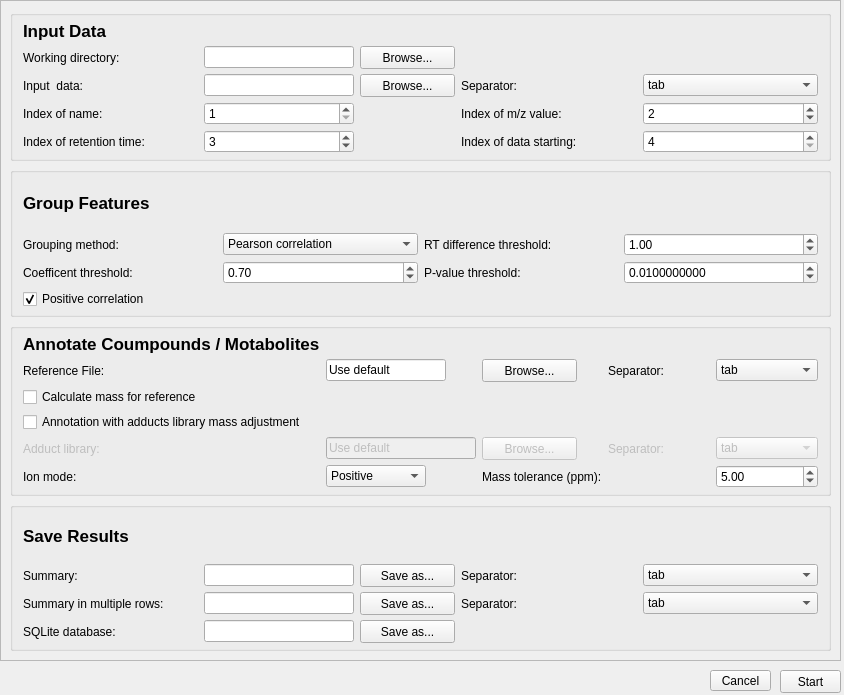
<?xml version="1.0" encoding="UTF-8"?>
<ui version="4.0">
 <class>MainWindow</class>
 <widget class="QMainWindow" name="MainWindow">
  <property name="enabled">
   <bool>true</bool>
  </property>
  <property name="geometry">
   <rect>
    <x>0</x>
    <y>0</y>
    <width>844</width>
    <height>695</height>
   </rect>
  </property>
  <property name="windowTitle">
   <string>LAMP - Liverpool Annotation of metabolites using Mass sPectrometry</string>
  </property>
  <property name="animated">
   <bool>false</bool>
  </property>
  <widget class="QWidget" name="centralwidget">
   <widget class="QScrollArea" name="scrollArea">
    <property name="geometry">
     <rect>
      <x>0</x>
      <y>0</y>
      <width>841</width>
      <height>661</height>
     </rect>
    </property>
    <property name="widgetResizable">
     <bool>true</bool>
    </property>
    <widget class="QWidget" name="scrollAreaWidgetContents">
     <property name="geometry">
      <rect>
       <x>0</x>
       <y>0</y>
       <width>842</width>
       <height>644</height>
      </rect>
     </property>
     <layout class="QVBoxLayout" name="verticalLayout_2">
      <item>
       <widget class="QGroupBox" name="groupBox_input">
        <property name="title">
         <string/>
        </property>
        <layout class="QGridLayout" name="gridLayout_3">
         <property name="leftMargin">
          <number>10</number>
         </property>
         <property name="topMargin">
          <number>5</number>
         </property>
         <property name="rightMargin">
          <number>10</number>
         </property>
         <property name="bottomMargin">
          <number>5</number>
         </property>
         <property name="verticalSpacing">
          <number>5</number>
         </property>
         <item row="4" column="1">
          <widget class="QLineEdit" name="lineEdit_wd">
           <property name="enabled">
            <bool>true</bool>
           </property>
           <property name="minimumSize">
            <size>
             <width>150</width>
             <height>0</height>
            </size>
           </property>
           <property name="maximumSize">
            <size>
             <width>150</width>
             <height>16777215</height>
            </size>
           </property>
           <property name="text">
            <string/>
           </property>
           <property name="readOnly">
            <bool>true</bool>
           </property>
          </widget>
         </item>
         <item row="7" column="5">
          <widget class="QSpinBox" name="spinBox_mz_col">
           <property name="minimum">
            <number>1</number>
           </property>
           <property name="maximum">
            <number>999999</number>
           </property>
           <property name="value">
            <number>2</number>
           </property>
          </widget>
         </item>
         <item row="7" column="4">
          <widget class="QLabel" name="label_mz_col">
           <property name="text">
            <string>Index of m/z value:</string>
           </property>
          </widget>
         </item>
         <item row="8" column="5">
          <widget class="QSpinBox" name="spinBox_data_col">
           <property name="minimum">
            <number>4</number>
           </property>
           <property name="maximum">
            <number>999999</number>
           </property>
           <property name="value">
            <number>4</number>
           </property>
          </widget>
         </item>
         <item row="4" column="0">
          <widget class="QLabel" name="label_wd">
           <property name="enabled">
            <bool>true</bool>
           </property>
           <property name="text">
            <string>Working directory:</string>
           </property>
          </widget>
         </item>
         <item row="7" column="1">
          <widget class="QSpinBox" name="spinBox_name_col">
           <property name="minimum">
            <number>1</number>
           </property>
           <property name="maximum">
            <number>999999</number>
           </property>
           <property name="value">
            <number>1</number>
           </property>
          </widget>
         </item>
         <item row="8" column="0">
          <widget class="QLabel" name="label_rt_col">
           <property name="text">
            <string>Index of retention time:</string>
           </property>
          </widget>
         </item>
         <item row="7" column="0">
          <widget class="QLabel" name="label_name_col">
           <property name="text">
            <string>Index of name:</string>
           </property>
          </widget>
         </item>
         <item row="4" column="2">
          <widget class="QPushButton" name="pushButton_wd">
           <property name="enabled">
            <bool>true</bool>
           </property>
           <property name="minimumSize">
            <size>
             <width>95</width>
             <height>23</height>
            </size>
           </property>
           <property name="maximumSize">
            <size>
             <width>95</width>
             <height>16777215</height>
            </size>
           </property>
           <property name="text">
            <string>Browse...</string>
           </property>
          </widget>
         </item>
         <item row="8" column="4">
          <widget class="QLabel" name="label_data_col">
           <property name="text">
            <string>Index of data starting:</string>
           </property>
          </widget>
         </item>
         <item row="0" column="0">
          <widget class="QLabel" name="label_input">
           <property name="enabled">
            <bool>true</bool>
           </property>
           <property name="sizePolicy">
            <sizepolicy hsizetype="Preferred" vsizetype="Preferred">
             <horstretch>0</horstretch>
             <verstretch>0</verstretch>
            </sizepolicy>
           </property>
           <property name="font">
            <font>
             <pointsize>13</pointsize>
             <bold>true</bold>
            </font>
           </property>
           <property name="text">
            <string>Input Data</string>
           </property>
          </widget>
         </item>
         <item row="8" column="1">
          <widget class="QSpinBox" name="spinBox_rt_col">
           <property name="minimum">
            <number>1</number>
           </property>
           <property name="maximum">
            <number>999999</number>
           </property>
           <property name="value">
            <number>3</number>
           </property>
          </widget>
         </item>
         <item row="6" column="0">
          <widget class="QLabel" name="label_data">
           <property name="enabled">
            <bool>true</bool>
           </property>
           <property name="text">
            <string>Input  data:</string>
           </property>
          </widget>
         </item>
         <item row="6" column="1">
          <widget class="QLineEdit" name="lineEdit_data">
           <property name="enabled">
            <bool>true</bool>
           </property>
           <property name="sizePolicy">
            <sizepolicy hsizetype="Expanding" vsizetype="Fixed">
             <horstretch>0</horstretch>
             <verstretch>0</verstretch>
            </sizepolicy>
           </property>
           <property name="minimumSize">
            <size>
             <width>150</width>
             <height>0</height>
            </size>
           </property>
           <property name="maximumSize">
            <size>
             <width>150</width>
             <height>16777215</height>
            </size>
           </property>
           <property name="text">
            <string/>
           </property>
           <property name="readOnly">
            <bool>true</bool>
           </property>
          </widget>
         </item>
         <item row="6" column="2">
          <widget class="QPushButton" name="pushButton_data">
           <property name="enabled">
            <bool>true</bool>
           </property>
           <property name="minimumSize">
            <size>
             <width>95</width>
             <height>23</height>
            </size>
           </property>
           <property name="maximumSize">
            <size>
             <width>95</width>
             <height>16777215</height>
            </size>
           </property>
           <property name="text">
            <string>Browse...</string>
           </property>
          </widget>
         </item>
         <item row="6" column="4">
          <widget class="QLabel" name="label_data_sep">
           <property name="text">
            <string>Separator:</string>
           </property>
          </widget>
         </item>
         <item row="6" column="5">
          <widget class="QComboBox" name="comboBox_data_sep">
           <item>
            <property name="text">
             <string>tab</string>
            </property>
           </item>
           <item>
            <property name="text">
             <string>comma</string>
            </property>
           </item>
          </widget>
         </item>
        </layout>
       </widget>
      </item>
      <item>
       <widget class="QGroupBox" name="groupBox_group">
        <property name="title">
         <string/>
        </property>
        <layout class="QGridLayout" name="gridLayout_4">
         <property name="leftMargin">
          <number>10</number>
         </property>
         <property name="topMargin">
          <number>5</number>
         </property>
         <property name="rightMargin">
          <number>10</number>
         </property>
         <property name="bottomMargin">
          <number>5</number>
         </property>
         <property name="horizontalSpacing">
          <number>6</number>
         </property>
         <property name="verticalSpacing">
          <number>5</number>
         </property>
         <item row="12" column="0">
          <widget class="QCheckBox" name="checkBox_pos">
           <property name="enabled">
            <bool>true</bool>
           </property>
           <property name="text">
            <string>Positive correlation</string>
           </property>
           <property name="checked">
            <bool>true</bool>
           </property>
          </widget>
         </item>
         <item row="10" column="1">
          <widget class="QDoubleSpinBox" name="doubleSpinBox_thres_corr">
           <property name="maximum">
            <double>1.000000000000000</double>
           </property>
           <property name="singleStep">
            <double>0.100000000000000</double>
           </property>
           <property name="value">
            <double>0.700000000000000</double>
           </property>
          </widget>
         </item>
         <item row="10" column="0">
          <widget class="QLabel" name="label_thres_corr">
           <property name="enabled">
            <bool>true</bool>
           </property>
           <property name="text">
            <string>Coefficent threshold:</string>
           </property>
          </widget>
         </item>
         <item row="10" column="2">
          <widget class="QLabel" name="label_thres_pval">
           <property name="enabled">
            <bool>true</bool>
           </property>
           <property name="text">
            <string>P-value threshold:</string>
           </property>
          </widget>
         </item>
         <item row="1" column="0">
          <widget class="QLabel" name="label_group">
           <property name="font">
            <font>
             <pointsize>13</pointsize>
             <bold>true</bold>
            </font>
           </property>
           <property name="text">
            <string>Group Features</string>
           </property>
          </widget>
         </item>
         <item row="10" column="3">
          <widget class="QDoubleSpinBox" name="doubleSpinBox_thres_pval">
           <property name="decimals">
            <number>10</number>
           </property>
           <property name="maximum">
            <double>1.000000000000000</double>
           </property>
           <property name="singleStep">
            <double>0.010000000000000</double>
           </property>
           <property name="value">
            <double>0.010000000000000</double>
           </property>
          </widget>
         </item>
         <item row="3" column="2">
          <widget class="QLabel" name="label_thres_rt">
           <property name="enabled">
            <bool>true</bool>
           </property>
           <property name="text">
            <string>RT difference threshold:</string>
           </property>
          </widget>
         </item>
         <item row="3" column="3">
          <widget class="QDoubleSpinBox" name="doubleSpinBox_thres_rt">
           <property name="maximum">
            <double>9999999.000000000000000</double>
           </property>
           <property name="value">
            <double>1.000000000000000</double>
           </property>
          </widget>
         </item>
         <item row="3" column="1">
          <widget class="QComboBox" name="comboBox_method">
           <item>
            <property name="text">
             <string>Pearson correlation</string>
            </property>
           </item>
           <item>
            <property name="text">
             <string>Spearman-rank correlation</string>
            </property>
           </item>
          </widget>
         </item>
         <item row="3" column="0">
          <widget class="QLabel" name="label_method">
           <property name="enabled">
            <bool>true</bool>
           </property>
           <property name="text">
            <string>Grouping method:</string>
           </property>
           <property name="indent">
            <number>-1</number>
           </property>
          </widget>
         </item>
        </layout>
       </widget>
      </item>
      <item>
       <widget class="QGroupBox" name="groupBox_annotate">
        <property name="enabled">
         <bool>true</bool>
        </property>
        <property name="title">
         <string/>
        </property>
        <layout class="QGridLayout" name="gridLayout">
         <property name="leftMargin">
          <number>10</number>
         </property>
         <property name="topMargin">
          <number>5</number>
         </property>
         <property name="rightMargin">
          <number>10</number>
         </property>
         <property name="bottomMargin">
          <number>5</number>
         </property>
         <property name="verticalSpacing">
          <number>5</number>
         </property>
         <item row="9" column="0">
          <widget class="QLabel" name="label_add">
           <property name="enabled">
            <bool>false</bool>
           </property>
           <property name="text">
            <string>Adduct library:</string>
           </property>
          </widget>
         </item>
         <item row="8" column="0">
          <widget class="QCheckBox" name="checkBox_mass_adj">
           <property name="enabled">
            <bool>true</bool>
           </property>
           <property name="text">
            <string>Annotation with adducts library mass adjustment</string>
           </property>
           <property name="checked">
            <bool>false</bool>
           </property>
          </widget>
         </item>
         <item row="13" column="0">
          <widget class="QLabel" name="label_ion_mode">
           <property name="maximumSize">
            <size>
             <width>75</width>
             <height>16777215</height>
            </size>
           </property>
           <property name="text">
            <string>Ion mode:</string>
           </property>
          </widget>
         </item>
         <item row="7" column="0">
          <widget class="QCheckBox" name="checkBox_mass_cal">
           <property name="enabled">
            <bool>true</bool>
           </property>
           <property name="text">
            <string>Calculate mass for reference</string>
           </property>
           <property name="checked">
            <bool>false</bool>
           </property>
          </widget>
         </item>
         <item row="5" column="1">
          <widget class="QLineEdit" name="lineEdit_ref">
           <property name="enabled">
            <bool>true</bool>
           </property>
           <property name="sizePolicy">
            <sizepolicy hsizetype="Expanding" vsizetype="Fixed">
             <horstretch>0</horstretch>
             <verstretch>0</verstretch>
            </sizepolicy>
           </property>
           <property name="minimumSize">
            <size>
             <width>120</width>
             <height>0</height>
            </size>
           </property>
           <property name="maximumSize">
            <size>
             <width>120</width>
             <height>16777215</height>
            </size>
           </property>
           <property name="text">
            <string>Use default</string>
           </property>
           <property name="readOnly">
            <bool>true</bool>
           </property>
          </widget>
         </item>
         <item row="9" column="2">
          <widget class="QPushButton" name="pushButton_add">
           <property name="enabled">
            <bool>false</bool>
           </property>
           <property name="minimumSize">
            <size>
             <width>95</width>
             <height>23</height>
            </size>
           </property>
           <property name="maximumSize">
            <size>
             <width>95</width>
             <height>16777215</height>
            </size>
           </property>
           <property name="text">
            <string>Browse...</string>
           </property>
          </widget>
         </item>
         <item row="13" column="2">
          <widget class="QLabel" name="label_ppm">
           <property name="enabled">
            <bool>true</bool>
           </property>
           <property name="text">
            <string>Mass tolerance (ppm):</string>
           </property>
          </widget>
         </item>
         <item row="0" column="0">
          <widget class="QLabel" name="label_annotate">
           <property name="font">
            <font>
             <pointsize>13</pointsize>
             <bold>true</bold>
            </font>
           </property>
           <property name="text">
            <string>Annotate Coumpounds / Motabolites</string>
           </property>
          </widget>
         </item>
         <item row="13" column="1">
          <widget class="QComboBox" name="comboBox_ion_mode">
           <property name="minimumSize">
            <size>
             <width>100</width>
             <height>0</height>
            </size>
           </property>
           <property name="maximumSize">
            <size>
             <width>100</width>
             <height>16777215</height>
            </size>
           </property>
           <item>
            <property name="text">
             <string>Positive</string>
            </property>
           </item>
           <item>
            <property name="text">
             <string>Negative</string>
            </property>
           </item>
          </widget>
         </item>
         <item row="5" column="2">
          <widget class="QPushButton" name="pushButton_ref">
           <property name="enabled">
            <bool>true</bool>
           </property>
           <property name="minimumSize">
            <size>
             <width>95</width>
             <height>23</height>
            </size>
           </property>
           <property name="maximumSize">
            <size>
             <width>95</width>
             <height>16777215</height>
            </size>
           </property>
           <property name="text">
            <string>Browse...</string>
           </property>
          </widget>
         </item>
         <item row="5" column="0">
          <widget class="QLabel" name="label_ref">
           <property name="text">
            <string>Reference File:</string>
           </property>
          </widget>
         </item>
         <item row="13" column="4">
          <widget class="QDoubleSpinBox" name="doubleSpinBox_ppm">
           <property name="sizePolicy">
            <sizepolicy hsizetype="Preferred" vsizetype="Fixed">
             <horstretch>0</horstretch>
             <verstretch>0</verstretch>
            </sizepolicy>
           </property>
           <property name="maximum">
            <double>100000.000000000000000</double>
           </property>
           <property name="value">
            <double>5.000000000000000</double>
           </property>
          </widget>
         </item>
         <item row="9" column="1">
          <widget class="QLineEdit" name="lineEdit_add">
           <property name="enabled">
            <bool>false</bool>
           </property>
           <property name="minimumSize">
            <size>
             <width>150</width>
             <height>0</height>
            </size>
           </property>
           <property name="maximumSize">
            <size>
             <width>150</width>
             <height>16777215</height>
            </size>
           </property>
           <property name="text">
            <string>Use default</string>
           </property>
           <property name="readOnly">
            <bool>true</bool>
           </property>
          </widget>
         </item>
         <item row="5" column="3">
          <widget class="QLabel" name="label_ref_sep">
           <property name="text">
            <string>Separator:</string>
           </property>
          </widget>
         </item>
         <item row="9" column="3">
          <widget class="QLabel" name="label_lib_sep">
           <property name="enabled">
            <bool>false</bool>
           </property>
           <property name="text">
            <string>Separator:</string>
           </property>
          </widget>
         </item>
         <item row="5" column="4">
          <widget class="QComboBox" name="comboBox_ref_sep">
           <property name="sizePolicy">
            <sizepolicy hsizetype="Minimum" vsizetype="Fixed">
             <horstretch>0</horstretch>
             <verstretch>0</verstretch>
            </sizepolicy>
           </property>
           <item>
            <property name="text">
             <string>tab</string>
            </property>
           </item>
           <item>
            <property name="text">
             <string>comma</string>
            </property>
           </item>
          </widget>
         </item>
         <item row="9" column="4">
          <widget class="QComboBox" name="comboBox_lib_sep">
           <property name="enabled">
            <bool>false</bool>
           </property>
           <property name="sizePolicy">
            <sizepolicy hsizetype="Minimum" vsizetype="Fixed">
             <horstretch>0</horstretch>
             <verstretch>0</verstretch>
            </sizepolicy>
           </property>
           <item>
            <property name="text">
             <string>tab</string>
            </property>
           </item>
           <item>
            <property name="text">
             <string>comma</string>
            </property>
           </item>
          </widget>
         </item>
        </layout>
       </widget>
      </item>
      <item>
       <widget class="QGroupBox" name="groupBox_save">
        <property name="title">
         <string/>
        </property>
        <layout class="QGridLayout" name="gridLayout_2">
         <property name="leftMargin">
          <number>10</number>
         </property>
         <property name="topMargin">
          <number>5</number>
         </property>
         <property name="rightMargin">
          <number>10</number>
         </property>
         <property name="bottomMargin">
          <number>5</number>
         </property>
         <property name="verticalSpacing">
          <number>5</number>
         </property>
         <item row="2" column="0">
          <widget class="QLabel" name="label_summ">
           <property name="enabled">
            <bool>true</bool>
           </property>
           <property name="text">
            <string>Summary:</string>
           </property>
          </widget>
         </item>
         <item row="4" column="3">
          <widget class="QPushButton" name="pushButton_summ_m">
           <property name="enabled">
            <bool>true</bool>
           </property>
           <property name="minimumSize">
            <size>
             <width>95</width>
             <height>23</height>
            </size>
           </property>
           <property name="maximumSize">
            <size>
             <width>95</width>
             <height>16777215</height>
            </size>
           </property>
           <property name="text">
            <string>Save as...</string>
           </property>
          </widget>
         </item>
         <item row="1" column="0">
          <widget class="QLabel" name="label_save">
           <property name="font">
            <font>
             <pointsize>13</pointsize>
             <bold>true</bold>
            </font>
           </property>
           <property name="text">
            <string>Save Results</string>
           </property>
          </widget>
         </item>
         <item row="2" column="1">
          <widget class="QLineEdit" name="lineEdit_summ">
           <property name="sizePolicy">
            <sizepolicy hsizetype="Ignored" vsizetype="Fixed">
             <horstretch>0</horstretch>
             <verstretch>0</verstretch>
            </sizepolicy>
           </property>
           <property name="text">
            <string/>
           </property>
           <property name="readOnly">
            <bool>true</bool>
           </property>
          </widget>
         </item>
         <item row="2" column="6">
          <widget class="QLabel" name="label_sep">
           <property name="enabled">
            <bool>true</bool>
           </property>
           <property name="text">
            <string>Separator:</string>
           </property>
          </widget>
         </item>
         <item row="4" column="1">
          <widget class="QLineEdit" name="lineEdit_summ_m">
           <property name="enabled">
            <bool>true</bool>
           </property>
           <property name="minimumSize">
            <size>
             <width>150</width>
             <height>0</height>
            </size>
           </property>
           <property name="maximumSize">
            <size>
             <width>150</width>
             <height>16777215</height>
            </size>
           </property>
           <property name="text">
            <string/>
           </property>
           <property name="readOnly">
            <bool>true</bool>
           </property>
          </widget>
         </item>
         <item row="7" column="3">
          <widget class="QPushButton" name="pushButton_sql">
           <property name="enabled">
            <bool>true</bool>
           </property>
           <property name="minimumSize">
            <size>
             <width>95</width>
             <height>23</height>
            </size>
           </property>
           <property name="maximumSize">
            <size>
             <width>95</width>
             <height>16777215</height>
            </size>
           </property>
           <property name="text">
            <string>Save as...</string>
           </property>
          </widget>
         </item>
         <item row="2" column="3">
          <widget class="QPushButton" name="pushButton_summ">
           <property name="minimumSize">
            <size>
             <width>63</width>
             <height>23</height>
            </size>
           </property>
           <property name="text">
            <string>Save as...</string>
           </property>
          </widget>
         </item>
         <item row="7" column="1">
          <widget class="QLineEdit" name="lineEdit_sql">
           <property name="enabled">
            <bool>true</bool>
           </property>
           <property name="minimumSize">
            <size>
             <width>150</width>
             <height>0</height>
            </size>
           </property>
           <property name="maximumSize">
            <size>
             <width>150</width>
             <height>16777215</height>
            </size>
           </property>
           <property name="text">
            <string/>
           </property>
           <property name="readOnly">
            <bool>true</bool>
           </property>
          </widget>
         </item>
         <item row="7" column="0">
          <widget class="QLabel" name="label_sql">
           <property name="enabled">
            <bool>true</bool>
           </property>
           <property name="text">
            <string>SQLite database:</string>
           </property>
          </widget>
         </item>
         <item row="4" column="0">
          <widget class="QLabel" name="label_summ_m">
           <property name="enabled">
            <bool>true</bool>
           </property>
           <property name="text">
            <string>Summary in multiple rows:</string>
           </property>
          </widget>
         </item>
         <item row="2" column="7">
          <widget class="QComboBox" name="comboBox_sep">
           <property name="sizePolicy">
            <sizepolicy hsizetype="Minimum" vsizetype="Fixed">
             <horstretch>0</horstretch>
             <verstretch>0</verstretch>
            </sizepolicy>
           </property>
           <item>
            <property name="text">
             <string>tab</string>
            </property>
           </item>
           <item>
            <property name="text">
             <string>comma</string>
            </property>
           </item>
          </widget>
         </item>
         <item row="4" column="6">
          <widget class="QLabel" name="label_sep_m">
           <property name="text">
            <string>Separator:</string>
           </property>
          </widget>
         </item>
         <item row="4" column="7">
          <widget class="QComboBox" name="comboBox_sep_m">
           <item>
            <property name="text">
             <string>tab</string>
            </property>
           </item>
           <item>
            <property name="text">
             <string>comma</string>
            </property>
           </item>
          </widget>
         </item>
        </layout>
       </widget>
      </item>
     </layout>
    </widget>
   </widget>
   <widget class="QPushButton" name="pushButton_cancel">
    <property name="geometry">
     <rect>
      <x>710</x>
      <y>670</y>
      <width>61</width>
      <height>21</height>
     </rect>
    </property>
    <property name="maximumSize">
     <size>
      <width>16777204</width>
      <height>16777215</height>
     </size>
    </property>
    <property name="text">
     <string>Cancel</string>
    </property>
   </widget>
   <widget class="QPushButton" name="pushButton_start">
    <property name="geometry">
     <rect>
      <x>780</x>
      <y>670</y>
      <width>61</width>
      <height>23</height>
     </rect>
    </property>
    <property name="text">
     <string>Start</string>
    </property>
   </widget>
  </widget>
  <action name="actionExampleData">
   <property name="text">
    <string>Add example data</string>
   </property>
  </action>
  <action name="actionAbout">
   <property name="text">
    <string>About</string>
   </property>
  </action>
 </widget>
 <resources/>
 <connections/>
</ui>
